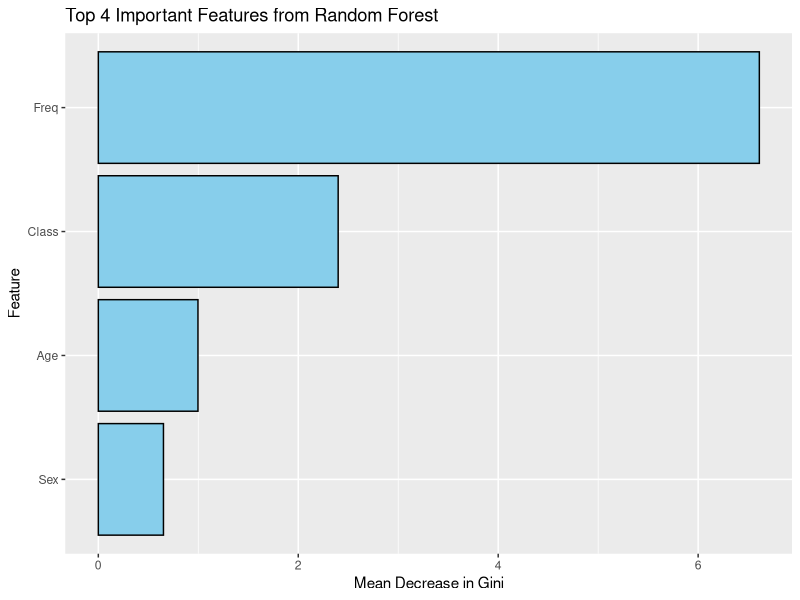

Here is the R script that generated this plot:
## ---- chunk 1
# Install and load necessary packages
library(randomForest)
library(caret)
library(ggplot2)
## ---- chunk 2
# Load the Titanic dataset
data("Titanic")

# Convert the dataset to a data frame
titanic_df <- as.data.frame(Titanic)
head(titanic_df)
## ---- chunk 3
titanic_df$Survived <- as.factor(ifelse(titanic_df$Survived == "Yes", 1, 0))
## ---- chunk 4
set.seed(123)
splitIndex <- caret::createDataPartition(titanic_df$Survived, p = 0.7, list = FALSE)
train_data <- titanic_df[splitIndex, ]
test_data <- titanic_df[-splitIndex, ]
## ---- chunk 5
rf_model <- randomForest::randomForest(Survived ~ ., data = train_data, ntree = 100)

# Feature selection using importance measure from the random forest
importance <- randomForest::importance(rf_model)

# Extract feature importance
importance$Feature <- rownames(importance)

# Select features with positive MeanDecreaseGini
selected_features <- importance$Feature[importance$MeanDecreaseGini > 0]

# Subset the data with selected features
train_data_selected <- train_data[, c("Survived", selected_features)]
test_data_selected <- test_data[, c("Survived", selected_features)]
## ---- chunk 6

# Extract feature importance
importance <- randomForest::importance(rf_model)
importance$Feature <- rownames(importance)

# Select features with positive MeanDecreaseGini
selected_features <- importance$Feature[importance$MeanDecreaseGini > 0]

# Subset the data with selected features
train_data_selected <- train_data[, c("Survived", selected_features)]
test_data_selected <- test_data[, c("Survived", selected_features)]

top_n <- 4
# Visualize feature importance
# Check the structure of importance object
str(importance)

## ---- chunk 7
# Extract feature importance
importance_df <- data.frame(
  Feature = importance[[5]],
  Importance = unlist(importance[1:4])
)

# Order the data frame by Importance
importance_df <- importance_df[order(-importance_df$Importance), ]

# Keep only the top N features
importance_df <- importance_df[1:top_n, ]


importance_df <- importance_df[1:top_n, ]  # Keep only the top N features


## ---- chunk 8
# Plot the top N important features

# Visualize feature importance
print(ggplot2::ggplot(importance_df, ggplot2::aes(x = reorder(Feature, Importance), y = Importance)) +
      ggplot2::geom_bar(stat = "identity", fill = "skyblue", color = "black") +
      ggplot2::coord_flip() +
      ggplot2::labs(title = paste("Top", top_n, "Important Features from Random Forest"),
           x = "Feature",
           y = "Mean Decrease in Gini"))

